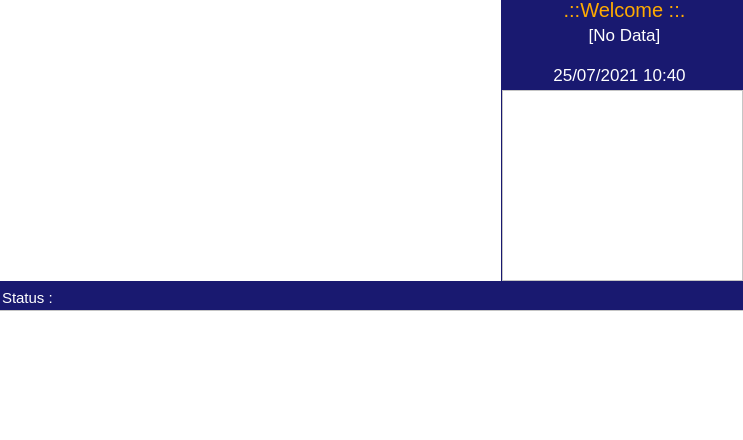
<?xml version="1.0" encoding="UTF-8"?>
<ui version="4.0">
 <class>MainWindow</class>
 <widget class="QMainWindow" name="MainWindow">
  <property name="geometry">
   <rect>
    <x>0</x>
    <y>0</y>
    <width>743</width>
    <height>440</height>
   </rect>
  </property>
  <property name="font">
   <font>
    <weight>50</weight>
    <bold>false</bold>
   </font>
  </property>
  <property name="windowTitle">
   <string>MainWindow</string>
  </property>
  <property name="styleSheet">
   <string notr="true"/>
  </property>
  <widget class="QWidget" name="centralwidget">
   <property name="styleSheet">
    <string notr="true">QWidget{background-color:	#191970}</string>
   </property>
   <widget class="QLabel" name="label">
    <property name="geometry">
     <rect>
      <x>0</x>
      <y>0</y>
      <width>501</width>
      <height>281</height>
     </rect>
    </property>
    <property name="autoFillBackground">
     <bool>false</bool>
    </property>
    <property name="styleSheet">
     <string notr="true">QLabel { background-color : white; color : blue; }</string>
    </property>
    <property name="text">
     <string/>
    </property>
    <property name="alignment">
     <set>Qt::AlignHCenter|Qt::AlignTop</set>
    </property>
   </widget>
   <widget class="QListWidget" name="listWidget">
    <property name="geometry">
     <rect>
      <x>502</x>
      <y>90</y>
      <width>241</width>
      <height>191</height>
     </rect>
    </property>
    <property name="styleSheet">
     <string notr="true">QListWidget{background-color:white}</string>
    </property>
    <property name="sortingEnabled">
     <bool>true</bool>
    </property>
   </widget>
   <widget class="QLabel" name="label_2">
    <property name="geometry">
     <rect>
      <x>504</x>
      <y>0</y>
      <width>241</width>
      <height>20</height>
     </rect>
    </property>
    <property name="font">
     <font>
      <family>Nirmala UI</family>
      <pointsize>15</pointsize>
      <weight>50</weight>
      <bold>false</bold>
     </font>
    </property>
    <property name="styleSheet">
     <string notr="true">QLabel{ color : rgb(255, 170, 0)}</string>
    </property>
    <property name="text">
     <string>.::Welcome	::.</string>
    </property>
    <property name="alignment">
     <set>Qt::AlignCenter</set>
    </property>
   </widget>
   <widget class="QLabel" name="label_name">
    <property name="geometry">
     <rect>
      <x>504</x>
      <y>25</y>
      <width>241</width>
      <height>20</height>
     </rect>
    </property>
    <property name="font">
     <font>
      <family>Nirmala UI</family>
      <pointsize>13</pointsize>
      <weight>50</weight>
      <bold>false</bold>
     </font>
    </property>
    <property name="styleSheet">
     <string notr="true">QLabel{color:white}</string>
    </property>
    <property name="text">
     <string>[No Data]</string>
    </property>
    <property name="alignment">
     <set>Qt::AlignCenter</set>
    </property>
   </widget>
   <widget class="QLabel" name="label_timer">
    <property name="geometry">
     <rect>
      <x>504</x>
      <y>59</y>
      <width>231</width>
      <height>31</height>
     </rect>
    </property>
    <property name="font">
     <font>
      <family>Nirmala UI</family>
      <pointsize>13</pointsize>
     </font>
    </property>
    <property name="styleSheet">
     <string notr="true">QLabel{color:white}</string>
    </property>
    <property name="text">
     <string>25/07/2021 10:40</string>
    </property>
    <property name="alignment">
     <set>Qt::AlignCenter</set>
    </property>
   </widget>
   <widget class="QListWidget" name="listAgenda">
    <property name="geometry">
     <rect>
      <x>-1</x>
      <y>310</y>
      <width>745</width>
      <height>131</height>
     </rect>
    </property>
    <property name="font">
     <font>
      <family>Nirmala UI</family>
      <pointsize>12</pointsize>
     </font>
    </property>
    <property name="styleSheet">
     <string notr="true">QListWidget{background-color:white}</string>
    </property>
   </widget>
   <widget class="QLabel" name="label_4">
    <property name="geometry">
     <rect>
      <x>2</x>
      <y>290</y>
      <width>161</width>
      <height>16</height>
     </rect>
    </property>
    <property name="font">
     <font>
      <family>Nirmala UI</family>
      <pointsize>11</pointsize>
     </font>
    </property>
    <property name="styleSheet">
     <string notr="true">QLabel{color:white}</string>
    </property>
    <property name="text">
     <string>Status :</string>
    </property>
   </widget>
  </widget>
 </widget>
 <resources/>
 <connections/>
</ui>
